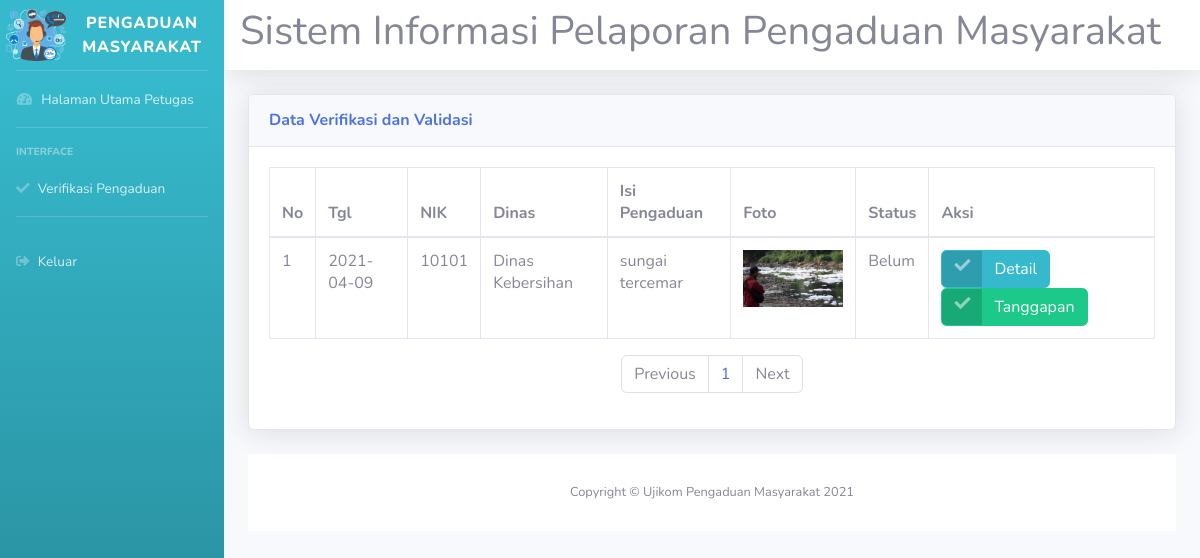
Screenshot of /aplikasi_pengaduanmasyarakat/petugas/rifki_petugas.php?url=rifki_verifikasi with the database file from the repository.
### tables this page shows
CREATE TABLE `rifki_pengaduan` (
  `rifki_id_pengaduan` int(11) NOT NULL,
  `rifki_tgl_pengaduan` date NOT NULL,
  `rifki_nik` char(16) NOT NULL,
  `rifki_petugasdinas` varchar(30) NOT NULL,
  `rifki_daerah` varchar(32) NOT NULL,
  `rifki_isi_laporan` text NOT NULL,
  `rifki_foto` varchar(255) NOT NULL,
  `rifki_status` enum('Belum','proses','selesai') NOT NULL
);

### aplikasi_pengaduanmasyarakat/petugas/rifki_verifikasi.php (the view, shortened to what this page needs)
<!DOCTYPE html>
<html lang="en">
<head>
  <link href="vendor/fontawesome-free/css/all.min.css" rel="stylesheet" type="text/css">
  <link href="css/sb-admin-2.min.css" rel="stylesheet">
</head>
<body id="page-top">
          <div class="card shadow mb-4">
            <div class="card-header py-3">
              <h6 class="m-0 font-weight-bold text-primary">Data Verifikasi dan Validasi</h6>
            </div>
            <div class="card-body">
              <div class="table-responsive">
                <table class="table table-bordered" id="dataTable" width="100%" cellspacing="0">
                  <thead>
                    <tr>
                      <th>No</th>
                      <th>Tgl</th>
                      <th>NIK</th>
                      <th>Dinas</th>
                      <th>Isi Pengaduan</th>
                      <th>Foto</th>
                      <th>Status</th>
                      <th>Aksi</th>
                    </tr>
                  </thead>
                  <?php
                  include '../rifki_koneksi.php';
                  $batas = 10;
                  $halaman = isset($_GET['halaman'])?(int)$_GET['halaman'] : 1;
                  $halaman_awal = ($halaman>1) ? ($halaman * $batas) - $batas : 0;
                  $previous = $halaman - 1;
                  $next = $halaman + 1;
                  $data = mysqli_query($koneksi,"select * from rifki_petugas");
                  $jumlah_data = mysqli_num_rows($data);
                  $total_halaman = ceil($jumlah_data / $batas);
                  $no_urut = 0;
                  $query = mysqli_query($koneksi,"SELECT * FROM rifki_pengaduan WHERE rifki_status='belum' limit $halaman_awal, $batas");
                  while ($data=mysqli_fetch_array($query)) {
                  $no_urut++;
                  ?>
                  <tbody>
                    <tr>
                      <td><?php echo $no_urut?></td>
                      <td><?php echo $data['rifki_tgl_pengaduan']?></td>
                      <td><?php echo $data['rifki_nik']?></td>
                      <td><?php echo $data['rifki_petugasdinas']?></td>
                      <td><?php echo $data['rifki_isi_laporan']?></td>
                      <td><img src="../foto/<?php echo $data['rifki_foto']; ?>" style="width: 100px;"></td>
                      <td><?php echo $data['rifki_status']?></td>
                      <td>
                        <a href="?url=rifki_detailverifikasi&id=<?php echo $data['rifki_id_pengaduan'] ?>" class="btn btn-info btn-icon-split">
                          <span class="icon text-white-50">
                            <i class="fas fa-check"></i>
                          </span>
                          <span class="text">Detail</span>
                        </a>
                        <a href="rifki_petugas.php?url=rifki_tanggapan&id=<?php echo $data['rifki_id_pengaduan']; ?>" class="btn btn-success btn-icon-split">
                        <span class="icon text-white-50">
                    <i class="fas fa-check"></i>
                          </span>
                    <span class="text">Tanggapan</span>
  </a>
                      </td>
                    </tr>
                    <?php
}
?>
                    </tbody>
                  </table>
                   <nav>
      <ul class="pagination justify-content-center">
        <li class="page-item">
          <a class="page-link" <?php if($halaman > 1){ echo "href='?url=rifki_verifikasi&halaman=$previous'"; } ?>>Previous</a>
        </li>
        <?php
        for($x=1;$x<=$total_halaman;$x++){
          ?>
          <li class="page-item"><a class="page-link" href="?url=rifki_verifikasi&halaman=<?php echo $x ?>"><?php echo $x; ?></a></li>
          <?php
        }
        ?>
        <li class="page-item">
          <a  class="page-link" <?php if($halaman < $total_halaman) { echo "href='?url=rifki_verifikasi&halaman=$next'"; } ?>>Next</a>
        </li>
      </ul>
    </nav>
                </div>
</body>
</html>

### rows the page displays
rifki_pengaduan: rifki_tgl_pengaduan "2021-04-09", rifki_nik "10101", rifki_petugasdinas "Dinas Kebersihan", rifki_isi_laporan "sungai tercemar", rifki_foto (picture), rifki_status "Belum"
